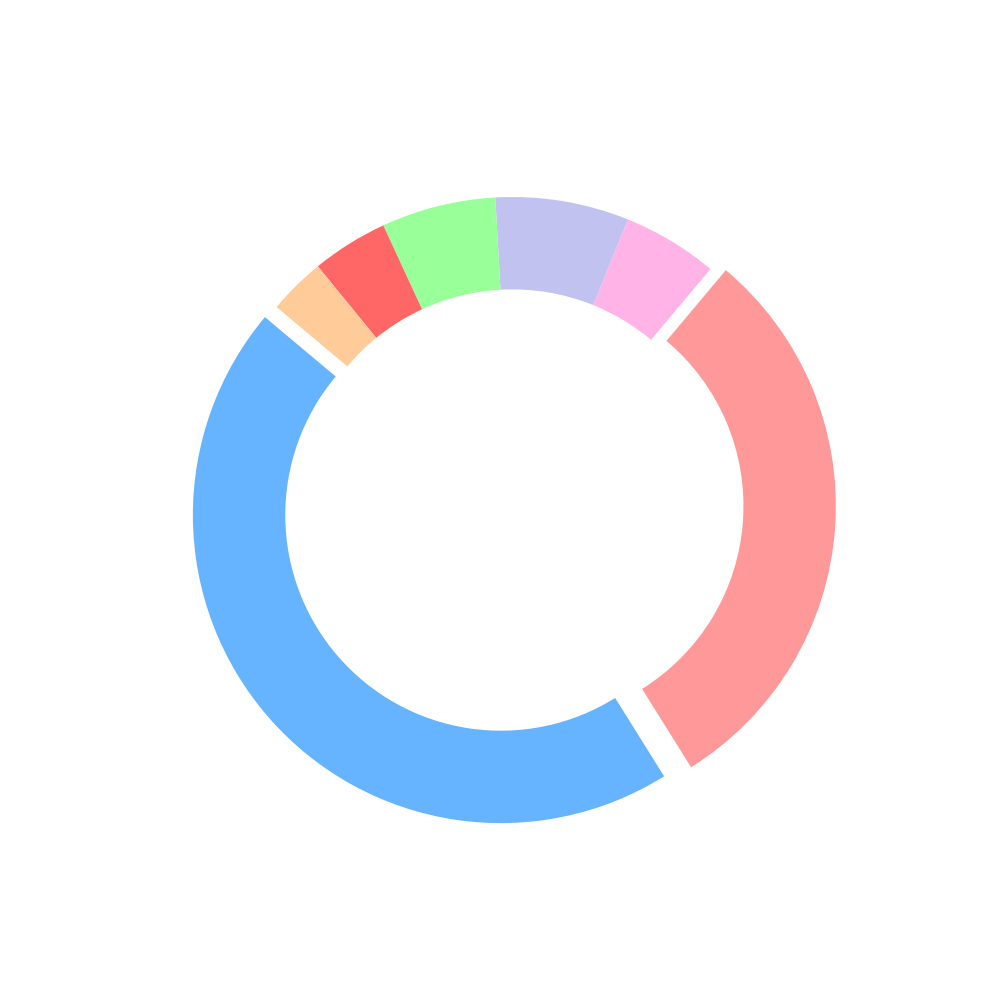

Generate this figure with Python:
import matplotlib.pyplot as plt

# Data
popularity = [45, 30, 5, 7, 6, 4, 3]
colors = ['#66b3ff', '#ff9999', '#ffb3e6', '#c2c2f0', '#99ff99', '#ff6666', '#ffcc99']
explode = (0.05, 0.05, 0, 0, 0, 0, 0)

# Plotting
fig, ax = plt.subplots(figsize=(10, 10))
ax.pie(popularity, explode=explode, colors=colors, startangle=140, wedgeprops=dict(width=0.3))

# Show plot
plt.show()
